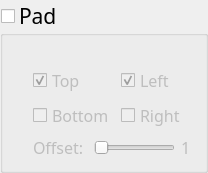
         <widget class="QGroupBox" name="groupBox_Pad">
          <property name="font">
           <font>
            <family>Microsoft YaHei Light</family>
            <pointsize>16</pointsize>
           </font>
          </property>
          <property name="title">
           <string>Pad</string>
          </property>
          <property name="checkable">
           <bool>true</bool>
          </property>
          <property name="checked">
           <bool>false</bool>
          </property>
          <layout class="QVBoxLayout" name="verticalLayout_10">
           <property name="leftMargin">
            <number>30</number>
           </property>
           <property name="topMargin">
            <number>30</number>
           </property>
           <item>
            <layout class="QHBoxLayout" name="horizontalLayout_20">
             <item>
              <layout class="QVBoxLayout" name="verticalLayout_11">
               <item>
                <widget class="QCheckBox" name="checkBox_PadTop">
                 <property name="font">
                  <font>
                   <family>Microsoft YaHei Light</family>
                   <pointsize>12</pointsize>
                  </font>
                 </property>
                 <property name="text">
                  <string>Top</string>
                 </property>
                 <property name="checked">
                  <bool>true</bool>
                 </property>
                </widget>
               </item>
               <item>
                <widget class="QCheckBox" name="checkBox_PadBottom">
                 <property name="font">
                  <font>
                   <family>Microsoft YaHei Light</family>
                   <pointsize>12</pointsize>
                  </font>
                 </property>
                 <property name="text">
                  <string>Bottom</string>
                 </property>
                 <property name="checked">
                  <bool>false</bool>
                 </property>
                </widget>
               </item>
              </layout>
             </item>
             <item>
              <layout class="QVBoxLayout" name="verticalLayout_12">
               <item>
                <widget class="QCheckBox" name="checkBox_PadLeft">
                 <property name="font">
                  <font>
                   <family>Microsoft YaHei Light</family>
                   <pointsize>12</pointsize>
                  </font>
                 </property>
                 <property name="text">
                  <string>Left</string>
                 </property>
                 <property name="checked">
                  <bool>true</bool>
                 </property>
                </widget>
               </item>
               <item>
                <widget class="QCheckBox" name="checkBox_PadRight">
                 <property name="font">
                  <font>
                   <family>Microsoft YaHei Light</family>
                   <pointsize>12</pointsize>
                  </font>
                 </property>
                 <property name="text">
                  <string>Right</string>
                 </property>
                </widget>
               </item>
              </layout>
             </item>
            </layout>
           </item>
           <item>
            <layout class="QHBoxLayout" name="horizontalLayout_22" stretch="2,12,2">
             <property name="spacing">
              <number>6</number>
             </property>
             <item>
              <widget class="QLabel" name="label_13">
               <property name="font">
                <font>
                 <family>Microsoft YaHei Light</family>
                 <pointsize>12</pointsize>
                </font>
               </property>
               <property name="text">
                <string>Offset: </string>
               </property>
              </widget>
             </item>
             <item>
              <widget class="QSlider" name="horizontalSlider_PadOffset">
               <property name="minimum">
                <number>1</number>
               </property>
               <property name="maximum">
                <number>90</number>
               </property>
               <property name="singleStep">
                <number>10</number>
               </property>
               <property name="orientation">
                <enum>Qt::Horizontal</enum>
               </property>
              </widget>
             </item>
             <item>
              <widget class="QLabel" name="label_PadOffset">
               <property name="font">
                <font>
                 <family>Microsoft YaHei Light</family>
                 <pointsize>12</pointsize>
                </font>
               </property>
               <property name="text">
                <string>1</string>
               </property>
              </widget>
             </item>
            </layout>
           </item>
          </layout>
         </widget>
